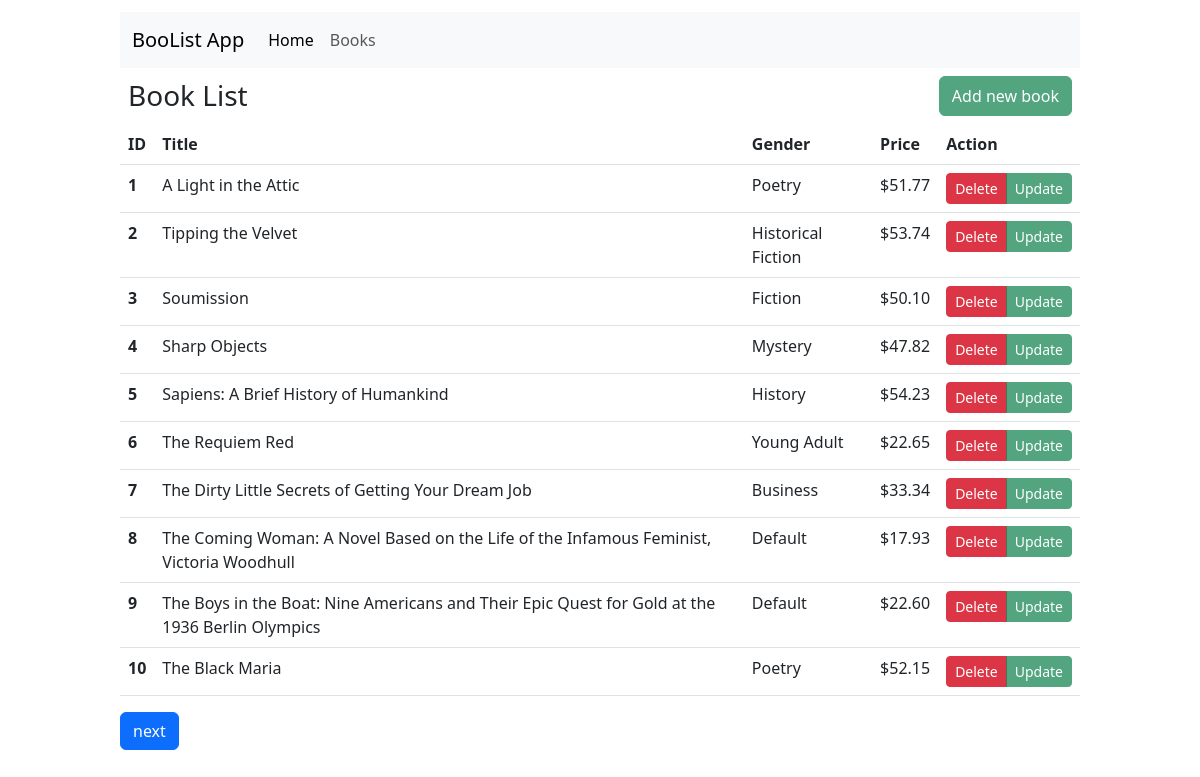
The app's page /books/1-10/, older data.
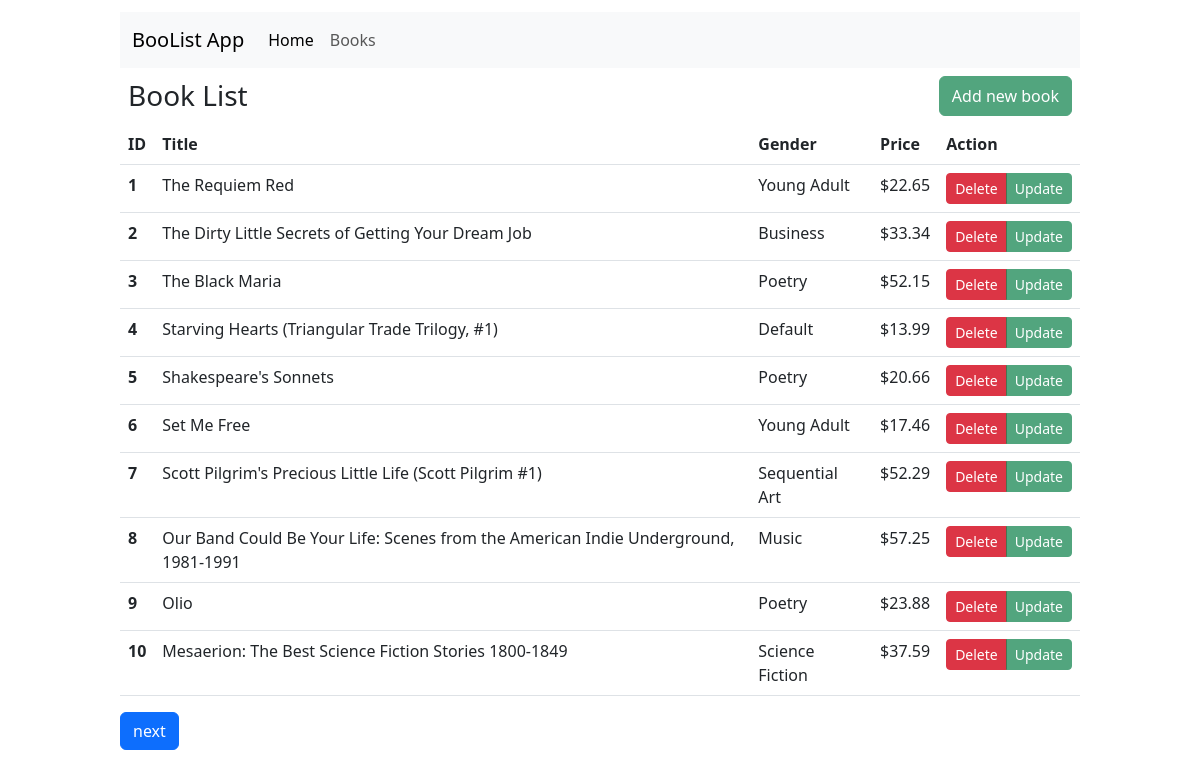
The same page, newer data.
### tables this page shows
CREATE TABLE books(
                        id INTEGER PRIMARY KEY AUTOINCREMENT,
                        title TEXT NOT NULL UNIQUE,
                        price_cents INTEGER NOT NULL,
                        description TEXT NOT NULL,
                        category TEXT NOT NULL
        );

### app.py (the view)
@app.route("/books/<int:page>-<int:limit>/")
def book_list(page=None, limit=None):
    books =  Book.all(limit=limit, offset=page*limit-limit)
    categories = Book.all_categories()
    return render_template('book-list.html', books = books, p=page, l=limit, genders = categories)

### models/bookModel.py (called while the page is built)
    @property
    def price(self):
        return self.price_cents / 100

    @classmethod
    def from_tuple(cls, t:tuple):
        return Book(t[1], t[2], t[3], t[4], t[0])

    @classmethod
    def all(cls, offset:int = None, limit:int = None) -> list:
        t = Database.fetch_all(BookData.TABLE_NAME, offset=offset, limit=limit)
        l =[]
        for b in t:
            l.append(Book.from_tuple(b))
        return l

    @classmethod
    def all_categories(cls):
        c = BookData.all_categories()
        c.sort()
        return c

### models/database/bookData.py (called while the page is built)
    @classmethod
    def all_categories(cls):
        r = Database.query_fetch(f"SELECT DISTINCT category FROM {BookData.TABLE_NAME};")
        return [x[0] for x in r]

### models/database/database.py (called while the page is built)
    @classmethod
    def query_fetch(cls, query:str, values:tuple =None, file_name:str = DATABASE_FILE) -> list[tuple]:
        conn = sqlite3.connect(file_name)
        cur = conn.cursor()
        cur.execute('PRAGMA foreign_key=on;')
        if values:
            cur.execute(query, values)
        else:
            cur.execute(query)
        result = cur.fetchall()
        conn.commit()
        cur.close()
        return result

### templates/book-list.html (shortened to what this page needs)
{% extends "base.html" %}
{% block content %}
    <div class="d-flex p-2 justify-content-between">
        <h3 style="margin:3px 0;">Book List</h3>
        <button type="button" class="btn btn-success opacity-75" data-bs-toggle="modal" data-bs-target="#add_book">Add new book</button>
    </div>
    <table class="table table-hover">
        <thead>
            <tr>
                <th scope="col">ID</th>
                <th scope="col">Title</th>
                <th scope="col">Gender</th>
                <th scope="col">Price</th>
                <th scope="col">Action</th>
            </tr>
        </thead>
        <tbody>
            {% for book in books %}
            <tr>
                <th scope="row">{{ p*l+loop.index - l}}</th>
                <td>{{ book.title }}</td>
                <td>{{ book.category }}</td>
                <td>${{ "%.2f"|format(book.price) }}</td>
                <td>
                    <div class="btn-group" role="group" aria-label="Basic example">
                        <button type="button" class="btn btn-sm btn-danger" data-bs-toggle="modal" data-bs-target="#delete_{{book.ID}}">Delete</button>
                        <button type="button" class="btn btn-sm btn-success opacity-75" data-bs-toggle="modal" data-bs-target="#update_{{book.ID}}">Update</button>
                    </div>
                </td>
            </tr>
            {% endfor %}
        </tbody>
    </table>
    <div class="btn-group">
        <a class="btn btn-primary" role="button" href="{{ url_for('book_list', page=p+1, limit=l) }}">next</a>
    </div>
{% endblock %}

Row changes from the older to the newer data that the page shows:
removed books: p*l+loop.index-l "1", title "A Light in the Attic", category "Poetry", price "51.77"
removed books: p*l+loop.index-l "2", title "Tipping the Velvet", category "Historical Fiction", price "53.74"
removed books: p*l+loop.index-l "3", title "Soumission", category "Fiction", price "50.10"
removed books: p*l+loop.index-l "4", title "Sharp Objects", category "Mystery", price "47.82"
removed books: p*l+loop.index-l "5", title "Sapiens: A Brief History of Humankind", category "History", price "54.23"
removed books: p*l+loop.index-l "8", title "The Coming Woman: A Novel Based on the Life of the Infamous Feminist, Victoria Woodhull", category "Default", price "17.93"
removed books: p*l+loop.index-l "9", title "The Boys in the Boat: Nine Americans and Their Epic Quest for Gold at the 1936 Berlin Olympics", category "Default", price "22.60"
computed for books "The Requiem Red": p*l+loop.index-l "6" → "1"
computed for books "The Dirty Little Secrets of Getting Your Dream Job": p*l+loop.index-l "7" → "2"
computed for books "The Black Maria": p*l+loop.index-l "10" → "3"
now on this page (row unchanged): books: index "4", title "Starving Hearts (Triangular Trade Trilogy, #1)", category "Default", price "13.99"
now on this page (row unchanged): books: index "5", title "Shakespeare's Sonnets", category "Poetry", price "20.66"
now on this page (row unchanged): books: index "6", title "Set Me Free", category "Young Adult", price "17.46"
now on this page (row unchanged): books: index "7", title "Scott Pilgrim's Precious Little Life (Scott Pilgrim #1)", category "Sequential Art", price "52.29"
now on this page (row unchanged): books: index "8", title "Our Band Could Be Your Life: Scenes from the American Indie Underground, 1981-1991", category "Music", price "57.25"
now on this page (row unchanged): books: index "9", title "Olio", category "Poetry", price "23.88"
now on this page (row unchanged): books: index "10", title "Mesaerion: The Best Science Fiction Stories 1800-1849", category "Science Fiction", price "37.59"
